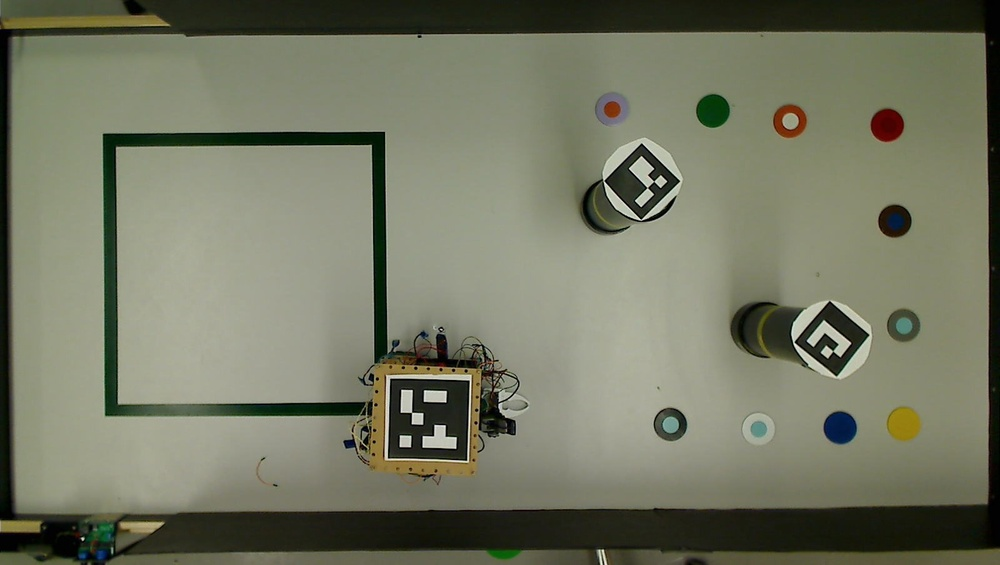
#> input picture scripts/src/detection/robot/robot_5x5_three.jpg, 1000 x 565 px, shrunk from 1600 x 904 before the run
$ python robot_detection_testing.py
#> lines starting #> are read from the running program, lines starting #| are printed output that depends on the picture; after the words box and inside, x2 and y2 are one past the last pixel; in counts of white or black regions, pixels touching at a corner belong together
### scripts/src/detection/robot/robot_detection.py
import cv2
import os

class RobotDetection:

    def __init__(self):
        pass
    def capture_image_from_path(self, path):
#> called with path = 'robot_5x5_three.jpg'
        absolute_path = os.path.join(os.getcwd(), path)
        image = cv2.imread(absolute_path)
#> image is the input picture: shape (565, 1000, 3); mean B, G, R 98.9, 119, 116.2

        if image is None:
            raise Exception(f'Image not found from path : {absolute_path}')

        return image

    def generate_center_position(self, bottom_right_position, top_left_position):
        center_x = int((top_left_position[0] + bottom_right_position[0]) / 2.0)
        center_y = int((top_left_position[1] + bottom_right_position[1]) / 2.0)
        return center_x, center_y

    def detect_obstacle(self, image):
        image = self.capture_image_from_path(image)
        aruco_dict = self.get_acuro_dictionnary()
        aruco_params = self.get_acuro_params()
        (corners, ids, rejected) = cv2.aruco.detectMarkers(image, aruco_dict,
                                       parameters=aruco_params)
#> corners = ([[466, 460], [388, 458], [390, 379], [469, 380]],); ids = [5]; rejected = 8 items

        if len(corners) > 0:
            ids = ids.flatten()
            for (markerCorner, markerID) in zip(corners, ids):
                corners = markerCorner.reshape((4, 2))
                (top_left_position, top_right_position, bottom_right_position, bottom_left_position) = corners

                bottom_left_position, bottom_right_position, top_left_position, top_right_position = \
                    self.get_markers_corners_position(
                    bottom_left_position, bottom_right_position, top_left_position, top_right_position)

                self.draw_line_on_markers(bottom_left_position, bottom_right_position, image, top_left_position,
                                          top_right_position)

                center_x, center_y = self.generate_center_position(bottom_right_position=bottom_right_position,
                                                                   top_left_position=top_left_position)
                self.draw_center_position(center_x, center_y, image)
                cv2.putText(image, str(markerID),
                            (top_left_position[0], top_left_position[1] - 15), cv2.FONT_HERSHEY_SIMPLEX,
                            0.5, (0, 255, 0), 2)
                print("[INFO] ArUco marker ID: {}".format(markerID))
#> this loop made 1 pass
#> (markerID, top_left_position, top_right_position, bottom_right_position, bottom_left_position, center_x, center_y) on pass 1: (5, (466, 460), (388, 458), (390, 379), (469, 380), 428, 419)
#| [INFO] ArUco marker ID: 5
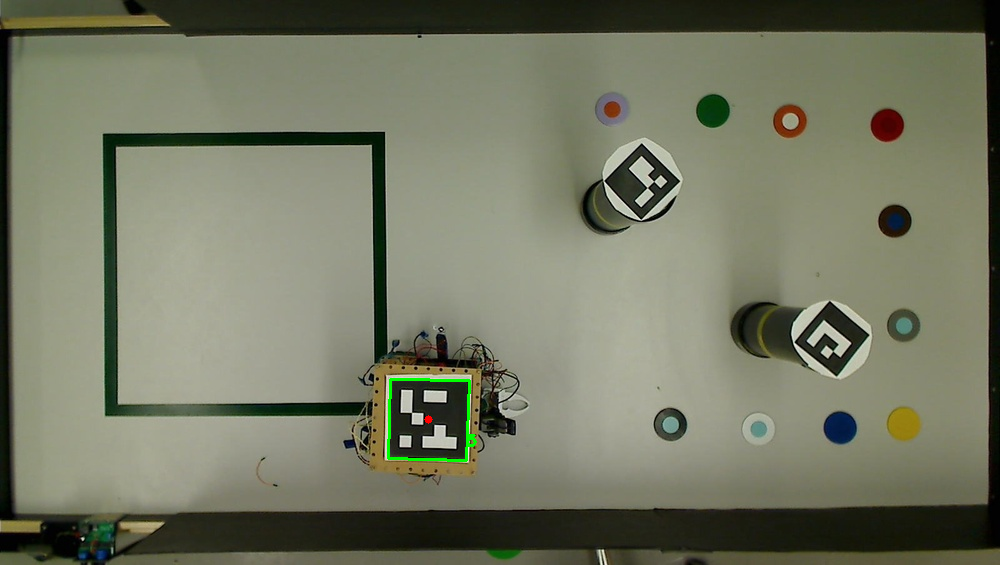
#> image: shape (565, 1000, 3); 0.19% of pixels changed, all inside (x1, y1, x2, y2) = (387, 378, 477, 462)
            self.show_image(image)


    def show_image(self, image):
        cv2.imshow("Markers", image)
        cv2.waitKey(10000)

    def draw_center_position(self, center_x, center_y, image):
        cv2.circle(image, (center_x, center_y), 4, (0, 0, 255), -1)

    def get_markers_corners_position(self, bottom_left_position, bottom_right_position, top_left_position,
                                     top_right_position):
        top_right_position = (int(top_right_position[0]), int(top_right_position[1]))
        bottom_right_position = (int(bottom_right_position[0]), int(bottom_right_position[1]))
        bottom_left_position = (int(bottom_left_position[0]), int(bottom_left_position[1]))
        top_left_position = (int(top_left_position[0]), int(top_left_position[1]))
        return bottom_left_position, bottom_right_position, top_left_position, top_right_position

    def draw_line_on_markers(self, bottom_left_position, bottom_right_position, image, top_left_position,
                             top_right_position):
        cv2.line(image, top_left_position, top_right_position, (0, 255, 0), 2)
        cv2.line(image, top_right_position, bottom_right_position, (0, 255, 0), 2)
        cv2.line(image, bottom_right_position, bottom_left_position, (0, 255, 0), 2)
        cv2.line(image, bottom_left_position, top_left_position, (0, 255, 0), 2)

    def get_acuro_params(self):
        return cv2.aruco.DetectorParameters_create()

    def detect_markers(self, aruco_dict, aruco_params, image_with_obstacle):
        return cv2.aruco.detectMarkers(image_with_obstacle, aruco_dict,
                                       parameters=aruco_params)

    def get_acuro_dictionnary(self):
        return cv2.aruco.Dictionary_get(cv2.aruco.DICT_5X5_50)

### scripts/src/detection/robot/robot_detection_testing.py
from robot_detection import RobotDetection

AN_IMAGE = "robot_5x5_three.jpg"
ANOTHER_IMAGE = "robot_5x5_one.jpg"
THIRD_IMAGE = "robot_5x5_two.jpg"
FOURTH_IMAGE = "robot_5x5_four.jpg"
FIFTH_IMAGE = "robot_5x5_five.jpg"

robot_detection = RobotDetection()
robot_detection.detect_obstacle(AN_IMAGE)
